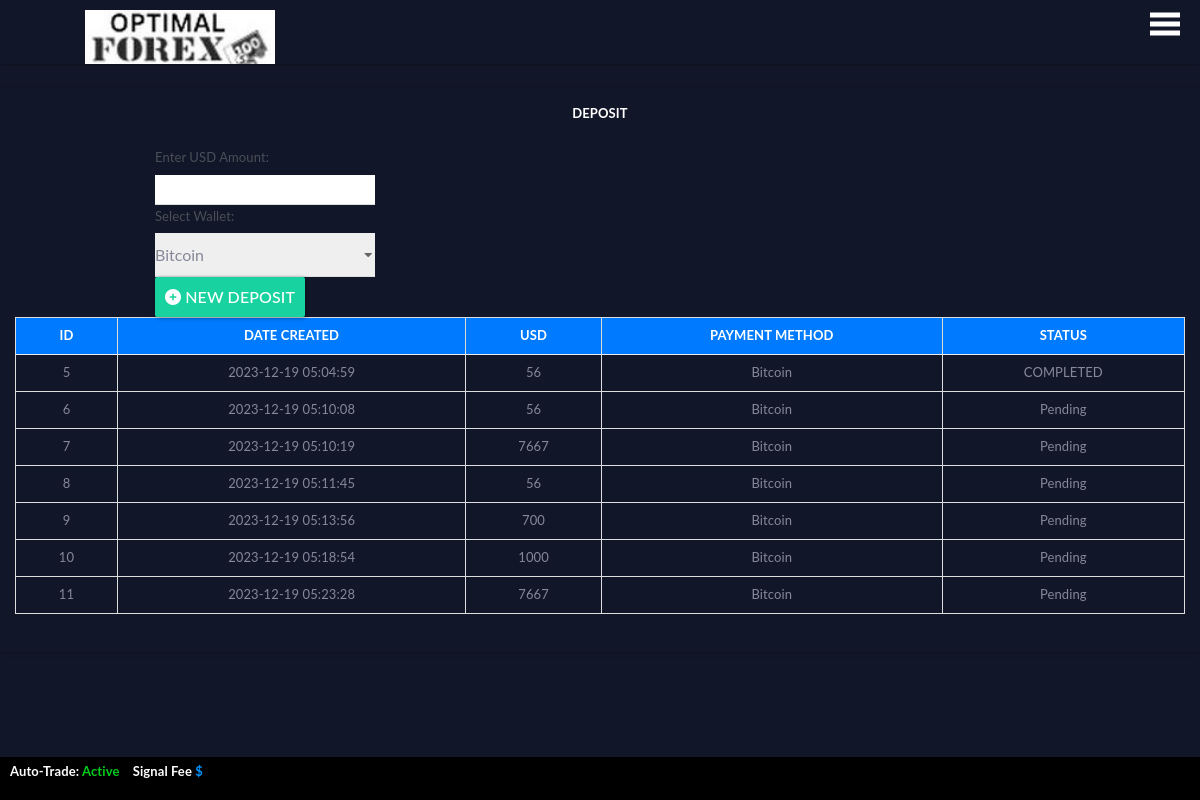
/backend/deposit.php (signed in), run on the app's committed database.
### tables this page shows
CREATE TABLE `btc` (
  `id` int(11) NOT NULL,
  `usd` double NOT NULL,
  `method` varchar(255) NOT NULL,
  `email` varchar(45) NOT NULL,
  `userId` varchar(255) NOT NULL,
  `status` varchar(45) NOT NULL,
  `date` datetime NOT NULL DEFAULT current_timestamp()
);

### config/functions.php (called while the page is built, shortened)
<?php
function check_login($link)
{
  if(isset($_SESSION['id']))
  {
    $query = "SELECT id, fname, username, email, currency, gender, plan, password, cpassword, image, phone, country, referral, profit, balanceloss,balancelive, balancemine,totalwon, walletbalance, upgrade, pin, last_access, btc_wallet, eth_wallet, ltc_wallet FROM users WHERE id = " . $_SESSION['id'] . " LIMIT 1";
    $result = mysqli_query($link,$query);
    if($result && mysqli_num_rows($result)>0)
    {
      $user_data = mysqli_fetch_assoc($result);
      return $user_data;
    }
  }
  die;
}
?>

### backend/deposit.php (the view, shortened to what this page needs)
<?php
include("../config/config.php");
include("../config/functions.php");
?>
<!DOCTYPE html>
<html lang="en" class="app">
<head>
  </head>
<body>
<!DOCTYPE html>
<html lang="en" class="app">
<head>
  <link rel="stylesheet" href="css/bootstrap.min.css" type="text/css" />
  <link rel="stylesheet" href="css/animate.css" type="text/css" />
  <link rel="stylesheet" href="css/font-awesome.min.css" type="text/css" />
  <link rel="stylesheet" href="css/font.css" type="text/css" />
  <link rel="stylesheet" href="js/calendar/bootstrap_calendar.css" type="text/css" />
  <link rel="stylesheet" href="css/app.css" type="text/css" />
  <link rel="stylesheet" href="https://cdnjs.cloudflare.com/ajax/libs/font-awesome/6.5.1/css/all.min.css" />
<link href="box.css" rel="stylesheet">
<body>
<div id="main">
  <nav class="navbar">
  <span class="open-slide">
    <a href="#" onclick="openNav()">
     <svg width="30" height="40">
        <path d="M0,5 30,5" stroke="#fff" stroke-width="5"/>
        <path d="M0,14 30,14" stroke="#fff" stroke-width="5"/>
        <path d="M0,23 30,23" stroke=#fff stroke-width="5"/>
      </svg>
</a>
  </span>
  <ul class="navbar-nav">
  <div><a href="index.php"><img src="../img/logo2.jpg" width="190"> </a></div>
  </ul>
</nav>
<div class="row">
<div class="col-lg-12">
<div class="panel panel-green" style="background-color:#121629; color:#86889a">
<div class="panel-body" style="background-color:#121629; color:#86889a">
    <p align="center" style="color:#fff"><B>DEPOSIT</B></p>
<form method="post" action="deposit.php" class="form-horizontal" style="max-width: 500px;">
    <div class="form-actions">
        <div class="col-md-offset-3 col-md-6">
            <label for="usd">Enter USD Amount:</label>
            <input type="text" name="usd" id="usd" required>
            <br>
            <label for="wallet">Select Wallet:</label>
            <select name="wallet" id="wallet" required>
                <?php
                $wallet_query = "SELECT id, name FROM wallets";
                $wallet_result = mysqli_query($link, $wallet_query);
                if ($wallet_result) {
                    while ($wallet_row = mysqli_fetch_assoc($wallet_result)) {
                        echo '<option value="' . $wallet_row['id'] . '">' . $wallet_row['name'] . '</option>';
                    }
                } else {
                    echo "Error fetching wallet options. Error details: " . mysqli_error($link);
                }
                ?>
            </select>
            <br>
            <button type="submit" class="btn">
                <i class="fa fa-plus-circle" aria-hidden="true"></i> New Deposit
            </button>
        </div>
    </div>
</form>
<?
$user_data = check_login($link);
if ($user_data) {
    $user_id = $user_data['id'];
    $deposit_query = "SELECT id, date, usd, method, status FROM btc WHERE userId = '$user_id'";
    $deposit_result = mysqli_query($link, $deposit_query);
    if ($deposit_result) {
        if (mysqli_num_rows($deposit_result) > 0) {
            echo '<table class="table table-hover table-bordered">';
            echo '<thead>';
            echo '<tr>';
            echo '<th><center>ID</center></th>';
            echo '<th><center>DATE CREATED</center></th>';
            echo '<th><center>USD</center></th>';
            echo '<th><center>PAYMENT METHOD</center></th>';
            echo '<th><center>STATUS</center></th>';
            echo '</tr>';
            echo '</thead>';
            echo '<tbody>';
            while ($row = mysqli_fetch_assoc($deposit_result)) {
                echo '<tr>';
                echo '<td><center>' . $row['id'] . '</center></td>';
                echo '<td><center>' . $row['date'] . '</center></td>';
                echo '<td><center>' . $row['usd'] . '</center></td>';
                echo '<td><center>' . $row['method'] . '</center></td>';
                echo '<td><center>' . $row['status'] . '</center></td>';
                echo '</tr>';
            }
            echo '</tbody>';
            echo '</table>';
        } else {
            echo '<p>No deposit history available.</p>';
        }
    } else {
        echo "Error fetching deposit history. Error details: " . mysqli_error($link);
    }
} else {
    echo "<h1>Please log in.</h1>";
}
?>
 </div>
 </div>
</div>
</div>
</div>
</body>
<!DOCTYPE html>
<html>
<head>
</head>
<body>
<br><br/>
<footer><b>
  <p>Auto-Trade:  <span style="color:#00ce1b;">Active</span>     <span style="padding:10px;">Signal Fee <span style="color:#0094fe;"> $   </span>
<br> </p></b>
</footer>
</body>
</html>

### backend/css/app.css (style rules this page uses)
html { background-color: #f7f7f7; overflow-x: hidden; }
body { font-family: "Open Sans", "Helvetica Neue", Helvetica, Arial, sans-serif; font-size: 13px; color: #0e4601; background: #f1fbf5; -webkit-font-smoothing: antialiased; }
a { color: #2e3e4e; text-decoration: none; }
label { font-weight: normal; }
.panel { border-radius: 2px; }
.panel .table td, .panel .table th { padding: 6px 15px; border-top: 1px solid #f1f1f1; }
.panel .table thead>tr>th { border-bottom: 1px solid #ebebeb; }
@media (min-width: 768px) { .app, .app body { width: 100%; height: 100%; overflow: visible; } }
.btn { font-weight: 500; border-radius: 2px; }

### backend/deposit.php (style rules this page uses)
body { font-family: 'Arial', sans-serif; background-color: #f8f9fa; margin: 0; padding: 0; }
.btn { background-color: #007bff; border: none; color: #ffffff; padding: 10px 20px; font-size: 16px; cursor: pointer; }
form { margin-top: 20px; }
label { display: block; margin-bottom: 5px; color: #495057; }
input, select { width: 100%; padding: 10px; margin-bottom: 15px; border: 1px solid #ced4da; border-radius: 4px; box-sizing: border-box; }
table { width: 100%; border-collapse: collapse; margin-top: 20px; }
table, th, td { border: 1px solid #dee2e6; }
th, td { padding: 10px; text-align: center; }
th { background-color: #007bff; color: #ffffff; }
.btn { background-color: #18d39f; border: none; color: white; padding: 5px 10px; font-size: 16px; cursor: pointer; }
body { font-family: "Lato", sans-serif; background-color: #121629; color:#86889a; }
#main { transition: margin-left 0.5s; padding: 0px; overflow: hidden; width:100%; }
.navbar { background-color: #0000; overflow: hidden; height: 63px; }
.navbar a { float:right; display: block; color: #edecec; text-align: center; padding: 10px 10px; text-decoration: none; font-size: 17px; margin: 20 0 0 0; margin-right: 10px; height: 63px; }
.navbar div { float:left; display: block; color: #000; text-align: center; padding: 0px 25px; text-decoration: none; font-size: 17px; margin: 20 0 0 0; margin-left: 10px; height: 63px; }
.navbar ul { margin: 20 0 0 0; list-style: none; height: 63px; }
span { margin: 20 0 0 0; list-style: none; height: 63px; }
footer { position: fixed; left: 0; bottom: 0; width: 100%; text-align: left; padding: 3px 10px; background-color: #000; color: white; }

### data on the page
btc: id "5", date "2023-12-19 05:04:59", usd "56", method "Bitcoin", status "COMPLETED"
btc: id "6", date "2023-12-19 05:10:08", usd "56", method "Bitcoin", status "Pending"
btc: id "7", date "2023-12-19 05:10:19", usd "7667", method "Bitcoin", status "Pending"
btc: id "8", date "2023-12-19 05:11:45", usd "56", method "Bitcoin", status "Pending"
btc: id "9", date "2023-12-19 05:13:56", usd "700", method "Bitcoin", status "Pending"
btc: id "10", date "2023-12-19 05:18:54", usd "1000", method "Bitcoin", status "Pending"
btc: id "11", date "2023-12-19 05:23:28", usd "7667", method "Bitcoin", status "Pending"

### other printed values
form field wallet "Bitcoin"
